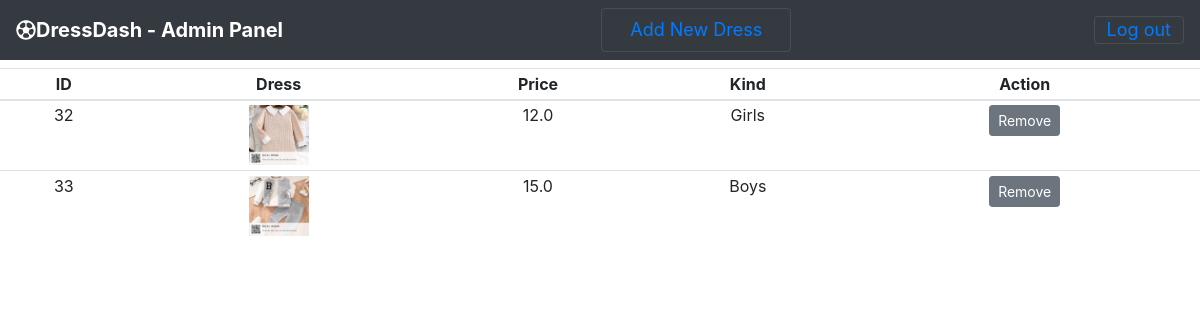
The page /adminhome/ (signed in) on the database as committed earlier.
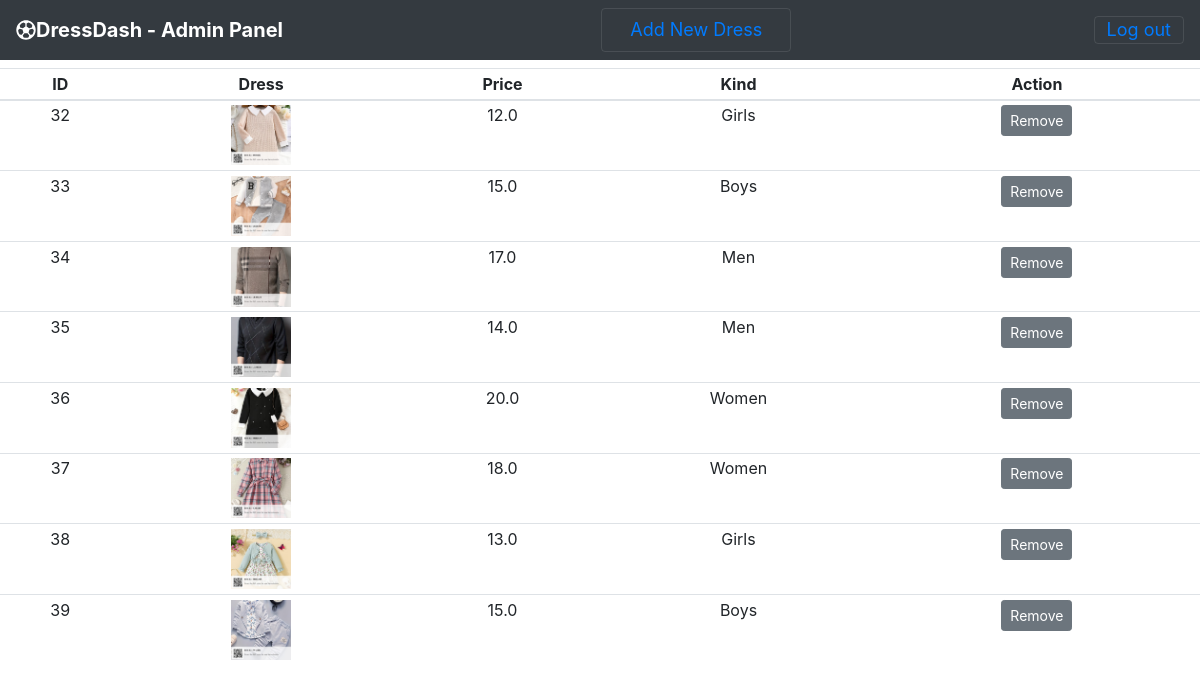
The same page on the database as committed later.
### tables this page shows
CREATE TABLE books (
	id INTEGER NOT NULL, 
	image TEXT, 
	price FLOAT, 
	"onSale" FLOAT, 
	"onSalePrice" FLOAT, 
	kind TEXT, 
	PRIMARY KEY (id)
);

### app.py (the view)
@app.route("/adminhome/", methods=['GET'])
def adminhome():
    if 'user' not in session:
        return redirect("/adminlogin/")  # Redirect to admin login page if not logged in
    books = db.execute("SELECT id, image, price, onSale, onSalePrice, kind FROM books")
    shoppingCart = db.execute("SELECT image, SUM(qty), SUM(subTotal), price, id FROM cart")
    shopLen = len(shoppingCart)
    total, totItems = 0, 0
    for i in range(shopLen):
        if shoppingCart[i]["SUM(subTotal)"] is not None:
            total += shoppingCart[i]["SUM(subTotal)"]
        if shoppingCart[i]["SUM(qty)"] is not None:
            totItems += shoppingCart[i]["SUM(qty)"]
    booksLen = len(books)
    return render_template("adminhome.html", shoppingCart=shoppingCart, books=books, shopLen=shopLen, booksLen=booksLen, total=total, totItems=totItems, session=session)

### templates/adminhome.html (shortened to what this page needs)
<head>
    <link rel="stylesheet" href="https://maxcdn.bootstrapcdn.com/bootstrap/4.0.0/css/bootstrap.min.css"
>
    <link href="{{ url_for('static',filename='CSS/styles.css') }}" rel="stylesheet" type="text/css" />
</head>
<body>
    <header>
        <nav class="navbar navbar-dark bg-dark fixed-top box-shadow">
            <a href="/" class="navbar-brand">
                <strong><i class="far fa-futbol"></i>DressDash - Admin Panel</strong>
            </a>
            <button class="navbar-toggler" style="display:inline margin-right:0" type="button" data-toggle="modal"
            data-target="#modalCenter">
        <span class="glyphicon glyphicon-shopping-cart" data-toggle="modal" data-target=""
              style="font-size:18px;">
           <a href="/adminchanges/" class="nav-link">Add New Dress</a>
        </span>
    </button>
            <button class="navbar-toggler" style="display:inline" type="button" data-toggle="modal"
                    data-target="#modalCenter">
                <span class="glyphicon glyphicon-shopping-cart" data-toggle="modal" data-target=""
                      style="font-size:18px; margin-left:0;">
                    <a href="/adminlogout/"> Log out</a>
                </span>
            </button>
        </nav>
    </header>
    {% block body %}
<div class="row" style="height:80vh; margin-top:15px">
    <div class="col-sm">
        <h3><h3>
        <table class="table table-sm">
            <thead>
              <tr>
                <th scope="col">ID</th>
                <th scope="col">Dress</th>
                <th scope="col">Price</th>
                <th scope="col">Kind</th>
                <th scope="col">Action</th>
              </tr>
            </thead>
            <tbody>
                {% for book in books %}
                <tr>
                    <td>{{book['id']}}</td>
                    <td><img src="{{ url_for('static', filename='Images/' + book['image']) }}" width="60px" height="60px" alt="{{ book['image'] }}" /></td>
                    <td>{{ book['price'] }}</td>
                    <td>{{ book['kind'] }}</td>
                    <td>
                        <form action="/removeitem/" methods="GET">
                            <button type="submit" class="btn btn-secondary btn-sm" id="RemoveItem">Remove</button></a>
                        </form>
                    </td>
                </tr>
            {% endfor %}
            </tbody>
          </table>
        </div>
        </div>
        {% endblock %}

### Static/CSS/styles.css (style rules this page uses)
header { margin-bottom: 45px; }
tr { text-align: center; }
html, body { height: 100%; margin: 0; display: flex; flex-direction: column; }

Rows that differ between the two databases and show on the page:
added books: id "34", image (picture), price "17.0", kind "Men"
added books: id "35", image (picture), price "14.0", kind "Men"
added books: id "36", image (picture), price "20.0", kind "Women"
added books: id "37", image (picture), price "18.0", kind "Women"
added books: id "38", image (picture), price "13.0", kind "Girls"
added books: id "39", image (picture), price "15.0", kind "Boys"
